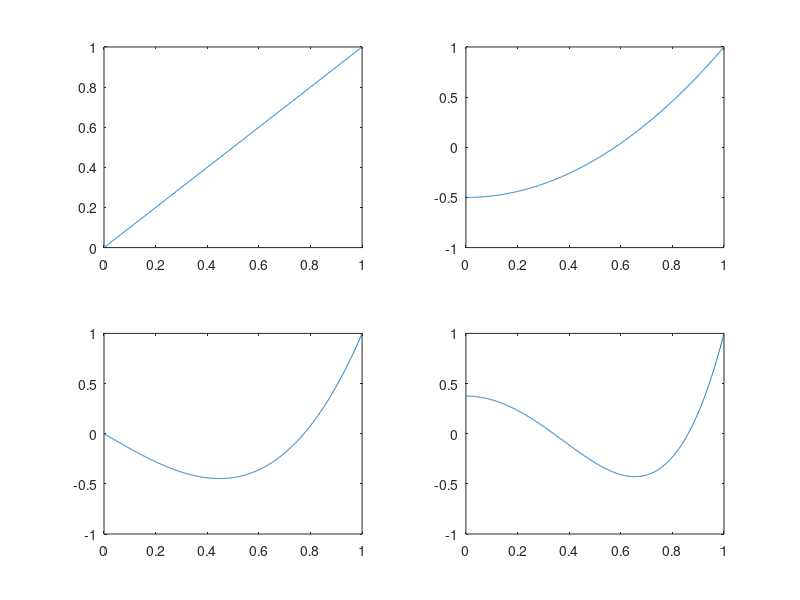

Here is the MATLAB script that generated this plot:
l1 = @(x) x;
l2 = @(x) (3/2)*(x.^2) - 1/2;
l3 = @(x) (5/2)*(x.^3) - (3/2)*x;
l4 = @(x) (35/8)*(x.^4) - (15/4)*(x.^2) + 3/8;
x = 0:0.001:1;

subplot(2, 2, 1)
plot(x, l1(x))

subplot(2, 2, 2)
plot(x, l2(x))

subplot(2, 2, 3)
plot(x, l3(x))

subplot(2, 2, 4)
plot(x, l4(x))